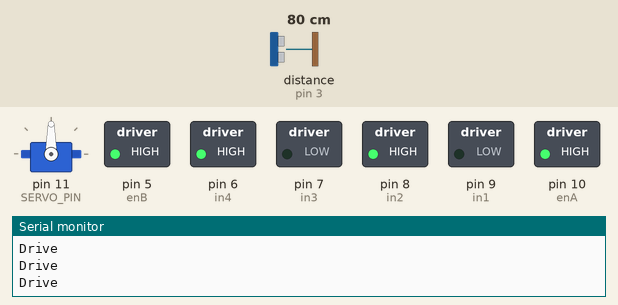
Simulated run of this sketch. Board: Arduino Uno, built with avr-gcc and run on an emulated ATmega328P. On the bench: servo, switched loads named in the sketch (green lamp = pin HIGH), the last lines printed to the serial monitor. Dashed ring = blinking. The inputs (shaded band) are chosen by the test bench; at power-on: distance to the obstacle (sensor on pin 3) 80 cm. The echo pulse lasts 58.3 µs per cm.

Above: at 1.2 s.
1.3 s: distance to the obstacle (sensor on pin 3) set to 12 cm
2.8 s: distance to the obstacle (sensor on pin 3) set to 9 cm
At 5.7 s:
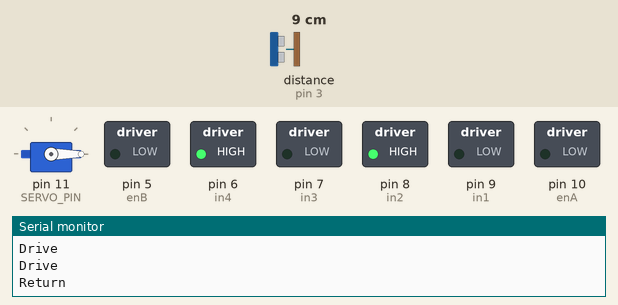
5.8 s: distance to the obstacle (sensor on pin 3) set to 18 cm
At 7.1 s:
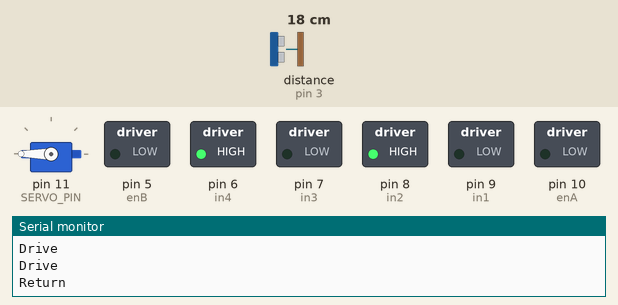
8.8 s: distance to the obstacle (sensor on pin 3) set to 2 cm
At 11.2 s:
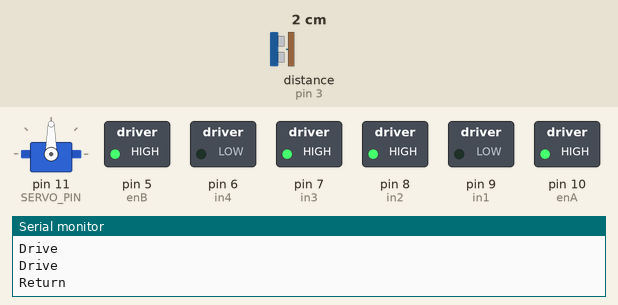
Timing chart, 0 to 12.8 s (numbered marks = the images above; inputs shaded):
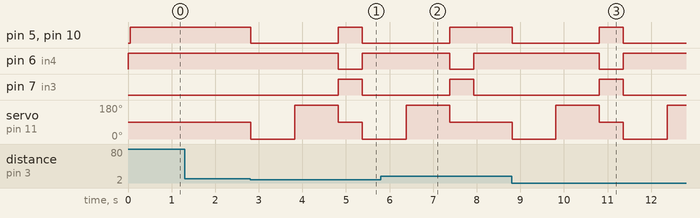

The sketch:

Testing.ino
```cpp
// ---------------------------------------------------------------------------
// Example NewPing library sketch that does a ping about 20 times per second.
// ---------------------------------------------------------------------------

#include <NewPing.h>
#include <Servo.h>

// Define connections to HC-SR04
#define TRIGGER_PIN  4  // Arduino pin tied to trigger pin on the ultrasonic sensor.
#define ECHO_PIN     3  // Arduino pin tied to echo pin on the ultrasonic sensor.
#define MAX_DISTANCE 200 // Maximum distance we want to ping for (in centimeters). Maximum sensor distance is rated at 400-500cm.

// Define connection to SG90
#define SERVO_PIN 11 // PMW pin tied to control servo.

//Define all the connections maps to the L298N
#define enA 10
#define in1 9
#define in2 8

#define in3 7
#define in4 6
#define enB 5

int minDist = 10;
int loopDelay = 50;
int SearchDelay = 1000;
int TurnDelay = 250;
int ReturnDelay = 500;

int speed = 255;
int rotateSpeed = 170;


class Motor
  {
  int enablePin;
  int directionPin1;
  int directionPin2;
  public:

  //Method to define the motor pins
  Motor(int ENPin,int dPin1,int dPin2)
    {
    enablePin = ENPin;
    directionPin1 = dPin1;
    directionPin2 = dPin2;
    };

    //Method to drive the motor 0~255 driving forward. -1~-255 driving backward
    void Drive(int speed)
      {
      if(speed>=0)
        {
        digitalWrite(directionPin1, LOW);
        digitalWrite(directionPin2, HIGH);
        }
      else
        {
        digitalWrite(directionPin1, HIGH);
        digitalWrite(directionPin2, LOW);
        speed = - speed;
        }
      analogWrite(enablePin, speed);
    }
  };


Servo servoMotor;

NewPing sonar(TRIGGER_PIN, ECHO_PIN, MAX_DISTANCE); // NewPing setup of pins and maximum distance.

int searchright() {

  servoMotor.write(0);
  delay(SearchDelay);
  int SearchRight = sonar.ping_cm();
  servoMotor.write(90);
  return SearchRight;
  }

  int searchleft() {

  servoMotor.write(180);
  delay(SearchDelay);
  int SearchLeft = sonar.ping_cm();
  servoMotor.write(90);
  return SearchLeft;
  }

Motor leftMotor = Motor(enA, in1, in2);
Motor rightMotor = Motor(enB, in3, in4);

void setup() {
  Serial.begin(115200); // Open serial monitor at 115200 baud to see ping results.
  pinMode(enA, OUTPUT);
  pinMode(in1, OUTPUT);
  pinMode(in2, OUTPUT);
  pinMode(enB, OUTPUT);
  pinMode(in3, OUTPUT);
  pinMode(in4, OUTPUT);
  // Set initial direction and speed
  digitalWrite(enA, LOW);
  digitalWrite(enB, LOW);
  digitalWrite(in1, LOW);
  digitalWrite(in2, HIGH);
  digitalWrite(in3, LOW);
  digitalWrite(in4, HIGH);
  servoMotor.attach(SERVO_PIN);
  servoMotor.write(90);
}

void loop() {

  delay(loopDelay);

  if(sonar.ping_cm() <= minDist && sonar.ping_cm() != 0)
  {
      leftMotor.Drive(0);
      rightMotor.Drive(0);
      int thissearchright = searchright();
      int thissearchleft = searchleft();

      if(thissearchright > 10 && thissearchright > thissearchleft)
      {
        Serial.println("Drive Right");
        leftMotor.Drive(speed);
        rightMotor.Drive(- speed);
        delay(TurnDelay);

      }
      else if(thissearchleft > 10 && thissearchleft > thissearchright)
      {
        Serial.println("Drive Left");
        leftMotor.Drive(- speed);
        rightMotor.Drive(speed);
        delay(TurnDelay);
      }
      else
      {
        Serial.println("Return");
        leftMotor.Drive(speed);
        rightMotor.Drive(- speed);
        delay(ReturnDelay);
      }
  }
  else
  {
      Serial.println("Drive");
      leftMotor.Drive(speed);
      rightMotor.Drive(speed);
  }

}
```

Measured:
- the behaviour switches between 11 and 10 cm on distance to the obstacle (sensor on pin 3) (found by bisection; images 0 and 1)
- after the input at 2.8 s, pin 5 (enB), pin 10 (enA): HIGH → LOW at once, → HIGH 2.0 s later, → LOW 0.55 s later; pin 6 (in4): HIGH → LOW after 2.0 s, → HIGH 0.55 s later; pin 7 (in3): LOW → HIGH after 2.0 s, → LOW 0.55 s later; servo on pin 11 (SERVO_PIN): 90° → 0° at once, → 180° 1.0 s later, → 90° 1.0 s later, → 0° 0.55 s later
- after the input at 5.8 s, pin 5 (enB), pin 10 (enA): goes on until 7.4 s, then stays HIGH; servo on pin 11 (SERVO_PIN): goes on until 7.4 s, then stays 90°
- after the input at 8.8 s, pin 5 (enB): HIGH → LOW at once, → HIGH 2.0 s later, → LOW 0.55 s later; pin 6 (in4): HIGH → LOW after 2.0 s, → HIGH 0.55 s later
